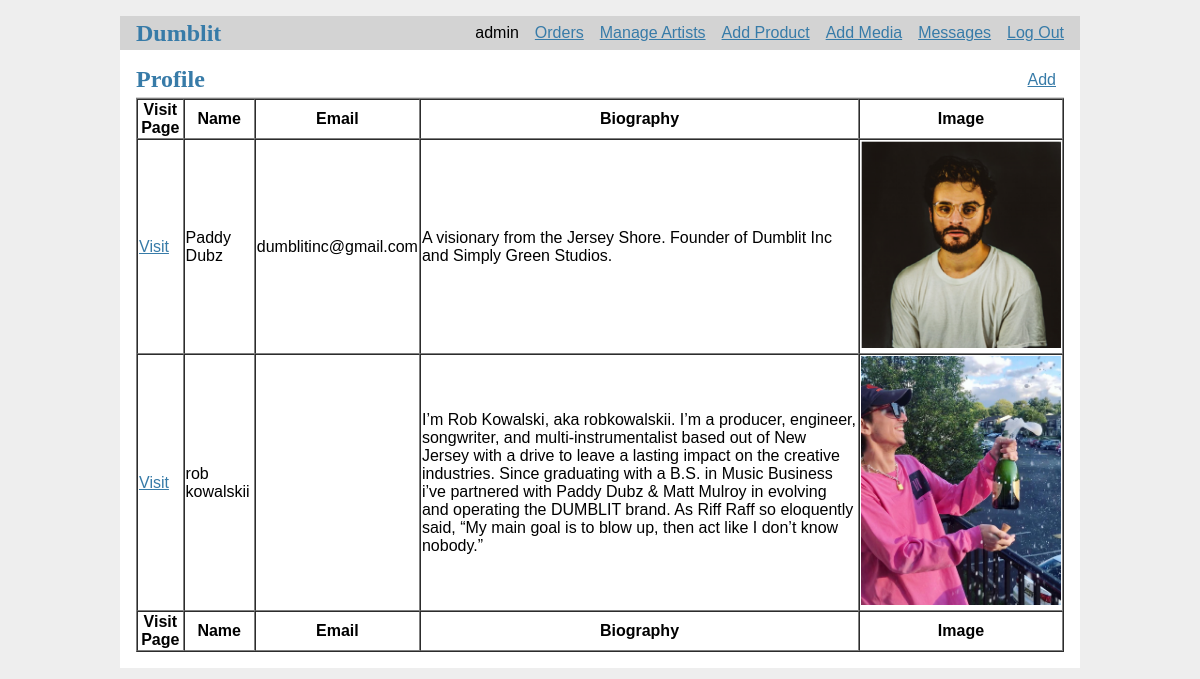
/table/Profile (signed in), run on an earlier commit of the app's database.
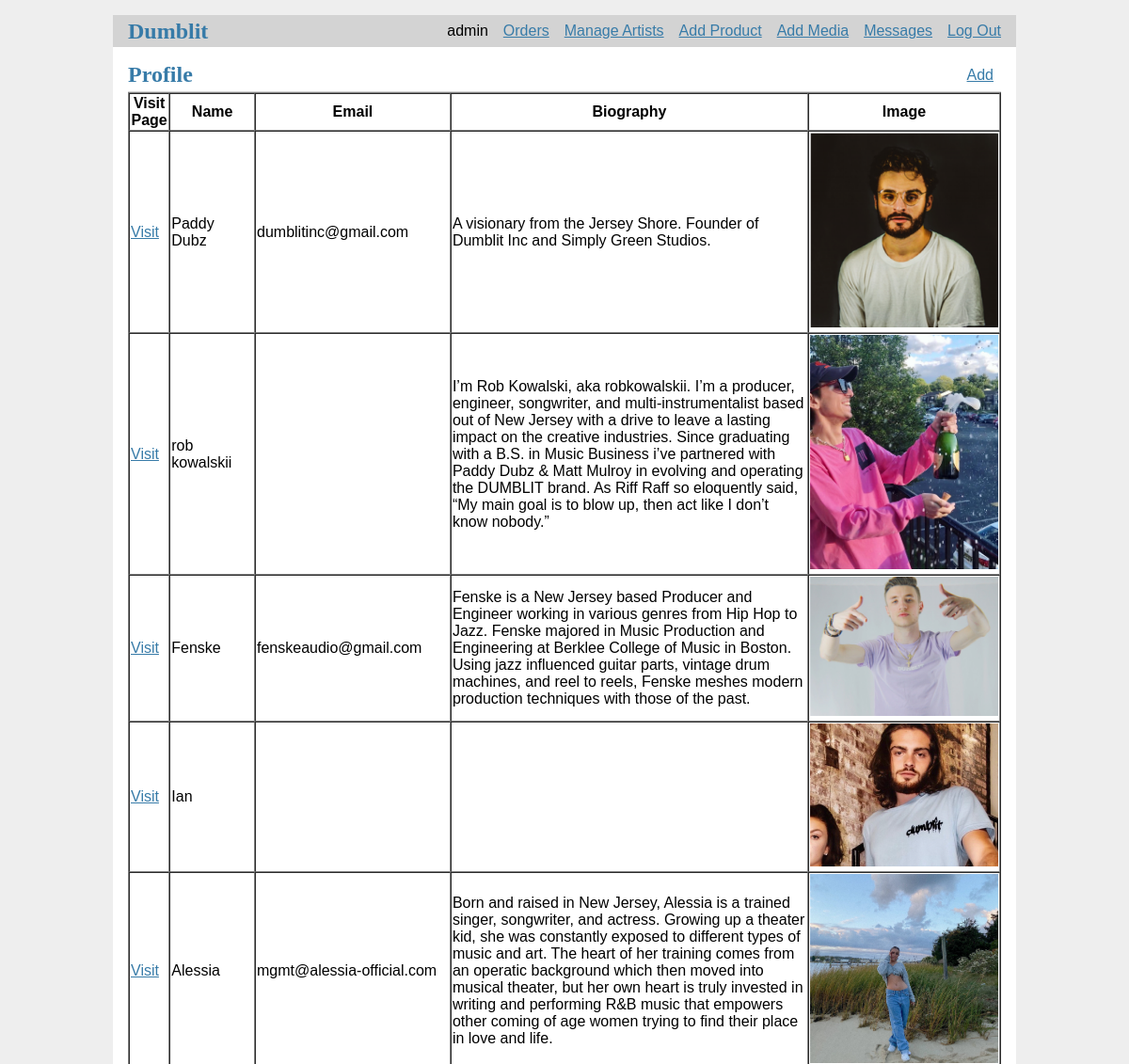
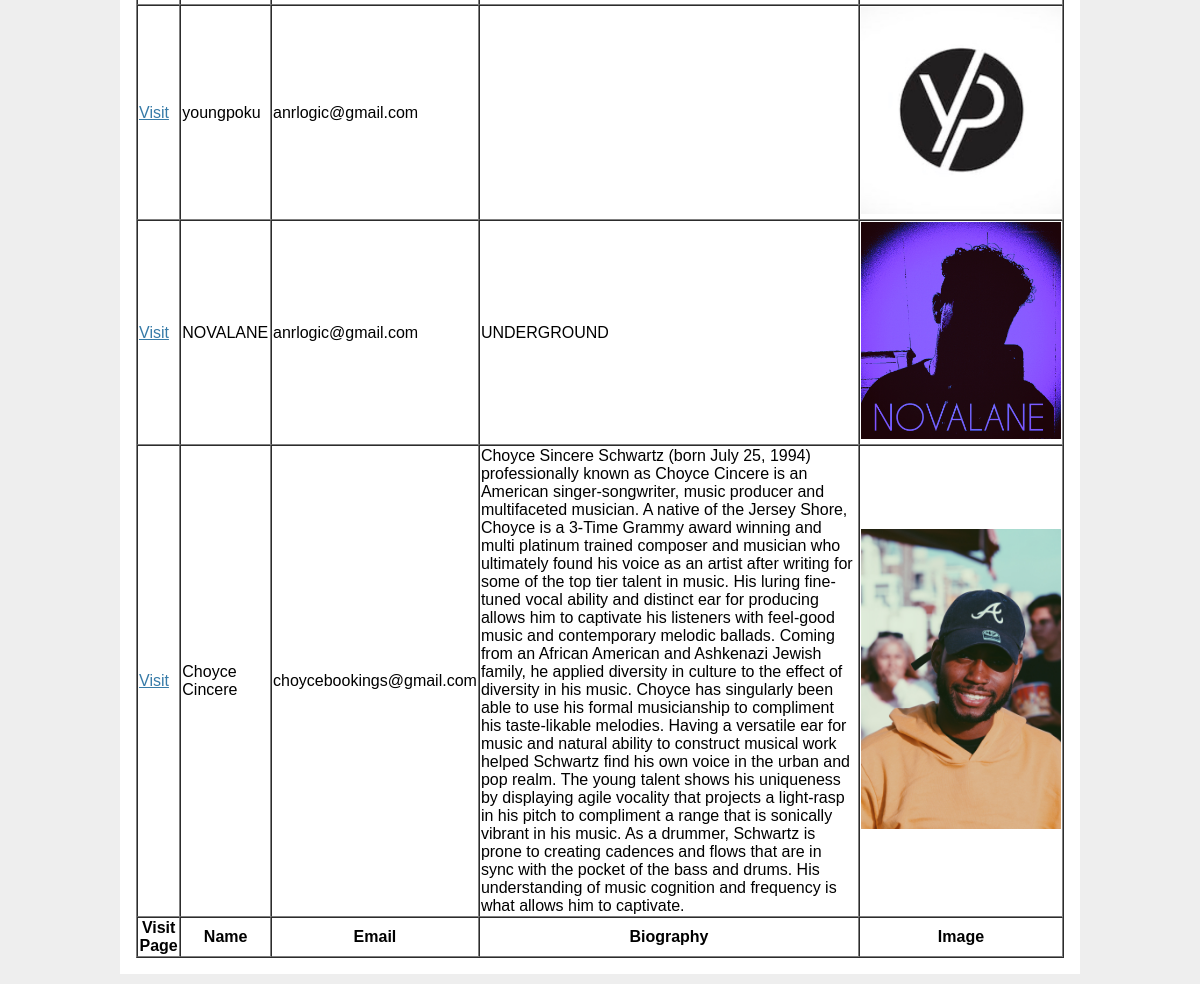
And on a later commit of the database (2 pictures, top to bottom).
### tables this page shows
CREATE TABLE Profile (
  id INTEGER PRIMARY KEY AUTOINCREMENT,
  author_id INTEGER NOT NULL,
  created TIMESTAMP NOT NULL DEFAULT CURRENT_TIMESTAMP,
  Name TEXT NOT NULL,
  Email TEXT NOT NULL,
  Phone TEXT NOT NULL,
  Location TEXT NOT NULL,
  Instagram TEXT NOT NULL,
  Twitter TEXT NOT NULL,
  Facebook TEXT NOT NULL,
  Youtube TEXT NOT NULL,
  Soundcloud TEXT NOT NULL,
  Spotify TEXT NOT NULL,
  AppleMusic TEXT NOT NULL,
  Biography TEXT NOT NULL,
  Image TEXT NOT NULL,
  Image2 TEXT NOT NULL,
  menu_color TEXT NOT NULL,
  background_color TEXT NOT NULL,
  main_text_color TEXT NOT NULL,
  secondary_text_color TEXT NOT NULL,
  FOREIGN KEY (author_id) REFERENCES user (id)
);

### flaskr/blog.py (the view)
@bp.route("/table/<path:page>", methods=("GET", "POST"))
def table(page):
    if(page == "order"):
        list = ["Name", "Address", "Product", "Quantity", "Price"]
        string = "SELECT * FROM " + page
    else:
        list = get_table(page)
        string = "SELECT * FROM " + page
    db = get_db()
    rows = db.execute(string).fetchall()
    return render_template("blog/table.html", list=list, rows=rows, page=page)

### flaskr/auth.py (called while the page is built)
@bp.before_app_request
def load_logged_in_user():
    user_id = session.get("user_id")
    if user_id is None:
        g.user = None
    else:
        g.user = (
            get_db().execute("SELECT * FROM user WHERE id = ?", (user_id,)).fetchone()
        )

### flaskr/blog.py (called while the page is built)
def get_table(page):
    if(page == "Product"):
        list = ["Delete Product", "Add Variant", "Name", "Price", "Description", "Image"]
    elif(page == "Profile"):
        list = ["Visit Page", "Name", "Email", "Biography", "Image"]
    elif(page == "Message"):
        list = ["author_id", "body", "file", "created"]
    elif(page == "Cart"):
        list = ["Name", "Quantity", "Price", "Image", "Delete Product",]
    return list

### flaskr/db.py (called while the page is built)
def get_db():
    if "db" not in g:
        g.db = sqlite3.connect(
            current_app.config["DATABASE"], detect_types=sqlite3.PARSE_DECLTYPES
        )
        g.db.row_factory = sqlite3.Row
    return g.db

### flaskr/templates/blog/table.html
{% extends 'base.html' %}
{% block header %}
  <h1>{% block title %}{{page}}{% endblock %}</h1>
  {% if g.user %}
    <a class="action" href="{{ url_for('blog.add', page='Profile') }}">Add</a>
  {% endif %}
{% endblock %}
{% block content %}
<table border = 1 width="100%" cellspacing="0">
  <thead>
    <tr>
      {% for x in list %}
      <th>{{x}}</th>
      {% endfor %}
  </thead>
  <tfoot>
    <tr>
      {% for x in list %}
      <th>{{x}}</th>
      {% endfor %}
    </tr>
  </tfoot>
  <tbody>
    {% for row in rows %}
        <tr>
          {% for x in list %}
          {% if x == "Image" %}
              <td><img width=200px src="../{{row["Image"]}}" ></td>
          {% elif x == "Add Variant" %}
            <td><a class="action" href="{{url_for('blog.addVariant', id=row['id'])}}">Add Variant</td>
          {% elif x == "Delete Product" %}
            <td>
              <form action="{{ url_for('blog.delete', id=row['id'], page=page) }}" method="post">
                <input class="danger" type="submit" value="Delete" onclick="return confirm('Are you sure?');">
              </form>
          {% elif x == "Visit Page" %}
              <td><a class="action" href="{{url_for('blog.profile', id=row['id'], name=row['name'])}}">Visit</td>
          {% else %}
              <td>{{row[x]}}</td>
          {% endif %}
          {% endfor %}
        </tr>
    {% endfor %}
  </tbody>
</table>
{% endblock %}

What changed in the data, as far as the page shows it:
added Profile: Name "Fenske" "fenskeaudio@gmail.com" "Fenske is a New Jersey based Producer and Engineer working in various genres from Hip Hop to Jazz. Fenske majored in Music Production and Engineering at Berklee College of Music in Boston. Using jazz influenced guitar parts, vintage drum machines, and reel to reels, Fenske meshes modern production techniques with those of the past.", Image (picture)
added Profile: Name "Ian", Image (picture)
added Profile: Name "Alessia" "mgmt@alessia-official.com" "Born and raised in New Jersey, Alessia is a trained singer, songwriter, and actress. Growing up a theater kid, she was constantly exposed to different types of music and art. The heart of her training comes from an operatic background which then moved into musical theater, but her own heart is truly invested in writing and performing R&B music that empowers other coming of age women trying to find their place in love and life.", Image (picture)
added Profile: Name "youngpoku" "anrlogic@gmail.com", Image (picture)
added Profile: Name "NOVALANE" "anrlogic@gmail.com" "UNDERGROUND", Image (picture)
added Profile: Name "Choyce Cincere" "choycebookings@gmail.com" "Choyce Sincere Schwartz (born July 25, 1994) professionally known as Choyce Cincere is an American singer-songwriter, music producer and multifaceted musician. A native of the Jersey Shore, Choyce is a 3-Time Grammy award winning and multi platinum trained composer and musician who ultimately found his voice as an artist after writing for some of the top tier talent in music. His luring fine-tuned vocal ability and distinct ear for producing allows him to captivate his listeners with feel-good music and contemporary melodic ballads. Coming from an African American and Ashkenazi Jewish family, he applied diversity in culture to the effect of diversity in his music. Choyce has singularly been…", Image (picture)
